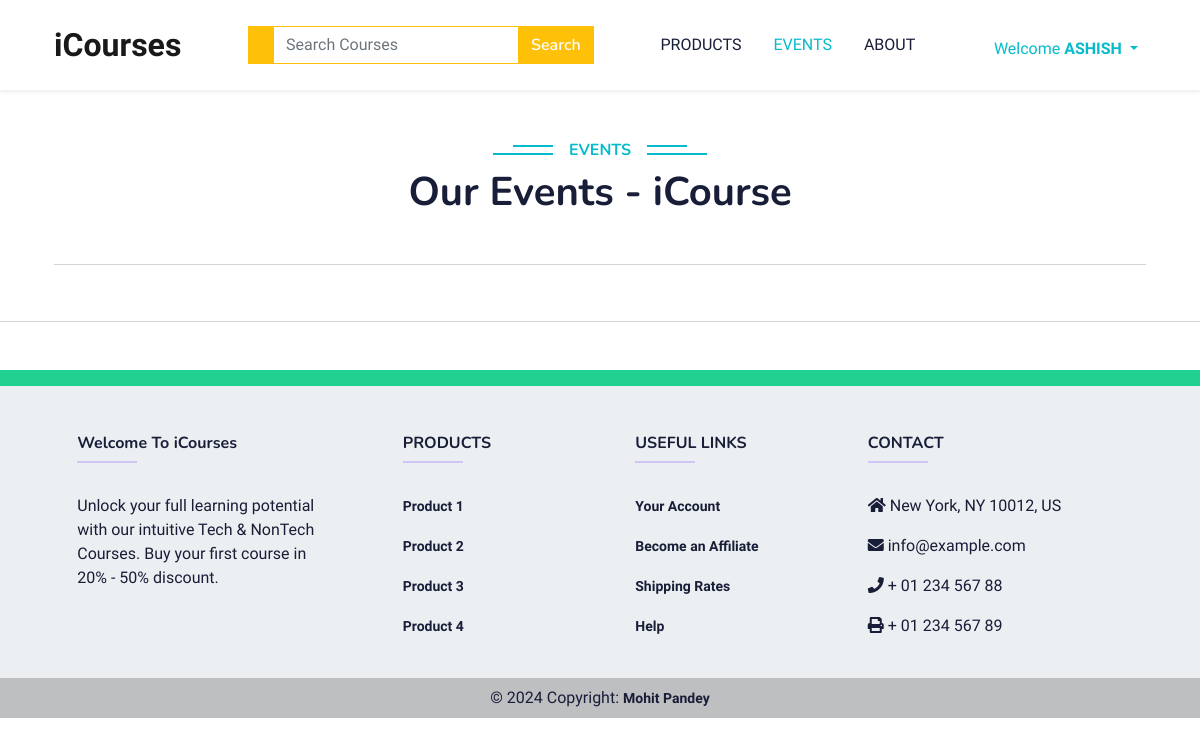
The page /events/ (signed in) on the database as committed earlier.
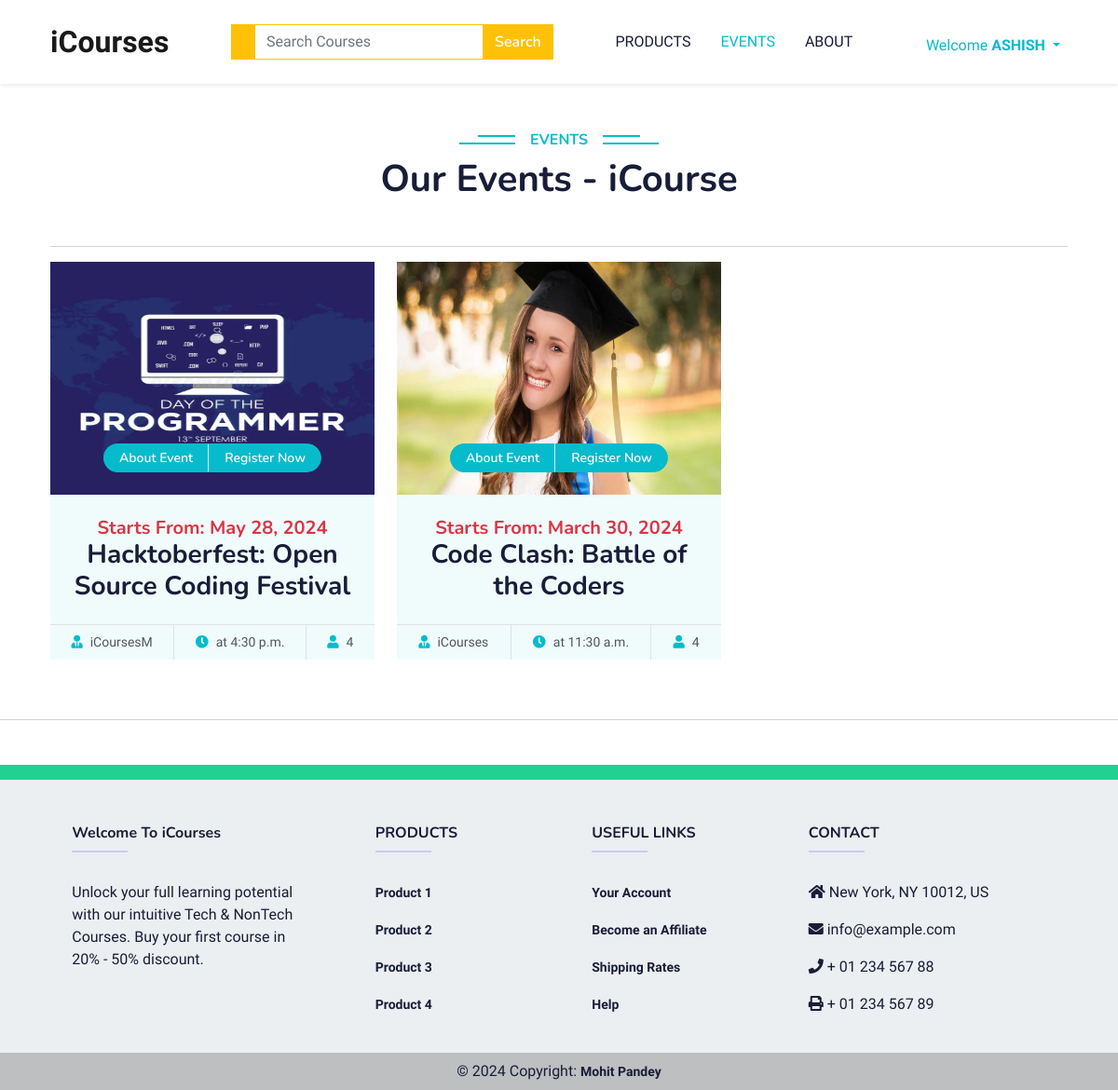
The same page on the database as committed later.
### home/models.py (models this page shows, shortened)
class Event(models.Model):
    title = models.CharField(max_length=200)
    description = HTMLField(blank =True)
    date = models.DateField()
    time = models.TimeField()
    image = models.ImageField(upload_to='event_images', null=True, blank=True)
    organizer = models.CharField(default='',null=True,blank=True,max_length=100)
    participants = models.IntegerField(default=0,editable=False)

### home/views.py (the view)
# urls.py: path('events/',views.EventPage, name='events'),
def EventPage(request):
    events = Event.objects.all().order_by('-id')
    registrations = EventRegistration.objects.filter(user=request.user)
    registered_events = {}
    for registration in registrations:
        registered_events[registration.event.title] = True
    return render(request, 'EventsPage/eventPage.html', {'events': events, 'registered_events': registered_events})

### home/context_processors.py (called while the page is built)
def user_info(request):
    user_info = None
    if request.user.is_authenticated:
        try:
            user_info = request.user.userprofile  # Assuming UserProfile is related to the User model
        except UserProfile.DoesNotExist:
            pass  # Handle the case where UserProfile doesn't exist for the current user
    return {'user_info': user_info}

### home/Templates/EventsPage/eventPage.html (shortened to what this page needs)
{% extends 'base.html' %}
{% block Css %}
  <link href="https://cdnjs.cloudflare.com/ajax/libs/font-awesome/5.10.0/css/all.min.css" rel="stylesheet" />
  <link href="https://cdn.jsdelivr.net/npm/bootstrap-icons@1.4.1/font/bootstrap-icons.css" rel="stylesheet" />
  <link href="lib/animate/animate.min.css" rel="stylesheet" />
  <link href="lib/owlcarousel/assets/owl.carousel.min.css" rel="stylesheet" />
  <link href="/static/Css/css/bootstrap.min.css" rel="stylesheet" />
  <link href="/static/Css/css/style.css" rel="stylesheet" />
{% endblock %}
{% block body %}
  <div class="container-xxl py-5">
    <div class="container">
      <div class="text-center wow fadeInUp" data-wow-delay="0.1s">
        <h6 class="section-title bg-white text-center text-primary px-3">Events</h6>
        <h1 class="mb-5">Our Events - iCourse</h1>
      </div><hr/>
      <div class="row g-4 justify-content-start">
        {% for event in events %}
        <div class="col-lg-4 col-md-6 wow fadeInUp" data-wow-delay="0.1s">
          <div class="course-item bg-light">
            <div class="position-relative overflow-hidden">
              <img src="{{event.image.url}}" height="250px" class="card-img-top" alt="Placeholder" />
              <div class="w-100 d-flex justify-content-center position-absolute bottom-0 start-0 mb-4">
                {% if event.title in registered_events %}
                <a href="/eventInfo/{{ event.id }}" class="flex-shrink-0 btn btn-sm btn-warning px-3 border-end" style="border-radius: 30px;">About Event</a>
              {% else %}
                <a href="/eventInfo/{{ event.id }}" class="flex-shrink-0 btn btn-sm btn-primary px-3 border-end" style="border-radius: 30px 0 0 30px;">About Event</a>
                <a href="/eventRegistration/{{ event.id }}" class="flex-shrink-0 btn btn-sm btn-primary px-3" style="border-radius: 0 30px 30px 0;">Register Now</a>
              {% endif %}
              </div>
            </div>
            <div class="text-center p-4 pb-0">
              <h5 class=" text-danger mb-0">Starts From: {{ event.date }}</h5>
              <h3 class="mb-4">{{ event.title }}</h3>
            </div>
            <div class="d-flex border-top">
              <small class="flex-fill text-center border-end py-2"><i class="fa fa-user-tie text-primary me-2"></i>{{ event.organizer }}</small>
              <small class="flex-fill text-center border-end py-2"><i class="fa fa-clock text-primary me-2"></i>at {{ event.time }}</small>
              <small class="flex-fill text-center py-2"><i class="fa fa-user text-primary me-2"></i>{{ event.participants }}</small>
            </div>
          </div>
        </div>
        {% endfor %}
      </div>
    </div>
  </div>
  <hr />
{% endblock %}

### home/Templates/base.html (shortened to what this page needs)
<!DOCTYPE html>
<html lang="en">
  <head>
    <link rel="stylesheet" href="https://cdn.jsdelivr.net/npm/bootstrap@5.3.3/dist/css/bootstrap.min.css" />
    <link rel="stylesheet" href="/static/Css/base.css" />
    <link href="https://cdn.jsdelivr.net/npm/bootstrap@5.3.3/dist/css/bootstrap.min.css" rel="stylesheet" />
    {% block Css %}
    {% endblock %}
  </head>
  <body>
    <nav class="navbar navbar-expand-lg bg-white sticky-top navbar-light p-3 shadow-sm">
      <div class="container">
        <a class="navbar-brand fs-2" href="/"><strong>iCourses</strong></a>
        <div class="collapse navbar-collapse" id="navbarNavDropdown">
          <div class="ms-auto d-none d-lg-block">
            <form method="get">
            <div class="input-group">
              <span class="border-warning input-group-text bg-warning text-white"></span>
              <input type="search" class="form-control border-warning" name="search" placeholder="Search Courses" style="color:#7a7a7a" />
              <button type="submit" class="btn btn-warning text-white">Search</button>
            </div>
           </form>
          </div>
          <ul class="navbar-nav ms-auto">
            <li class="nav-item">
              <a class="nav-link mx-2 text-uppercase {% if request.path == '/product/' %}active{% endif %}" href="/product/">Products</a>
            </li>
            <li class="nav-item">
              <a class="nav-link mx-2 text-uppercase {% if request.path == '/events/' %}active{% endif %}" href="/events/">Events</a>
            </li>
            <li class="nav-item">
              <a class="nav-link mx-2 text-uppercase {% if request.path == '/about/' %}active{% endif %}" href="/about/">About</a>
            </li>
          </ul>
          <ul class="navbar-nav ms-auto">
            {% if user.is_authenticated %}
              <li class="nav-item dropdown mt-2">
                <a class="text-primary nav-link dropdown-toggle" href="" role="button" data-bs-toggle="dropdown" aria-expanded="false">
                  Welcome <b>{{ user.first_name }}</b>
                </a>
              </li>
            {% endif %}
          </ul>
        </div>
      </div>
    </nav>
    {% block body %}
    {% endblock %}
    <footer class="text-center text-lg-start mt-5 text-dark" style="background-color: #ECEFF1">
      <section class="d-flex justify-content-between p-2 text-white" style="background-color: #21D192"></section>
      <section class="">
        <div class="container text-center text-md-start mt-5">
          <div class="row mt-3">
            <div class="col-md-3 col-lg-4 col-xl-3 mx-auto mb-4">
              <h6 class="fw-bold">Welcome To iCourses</h6>
              <hr class="mb-4 mt-0 d-inline-block mx-auto" style="width: 60px; background-color: #7c4dff; height: 2px" />
              <p>Unlock your full learning potential with our intuitive Tech & NonTech Courses. Buy your first course in 20% - 50% discount.</p>
            </div>
            <div class="col-md-2 col-lg-2 col-xl-2 mx-auto mb-4">
              <h6 class="text-uppercase fw-bold">Products</h6>
              <hr class="mb-4 mt-0 d-inline-block mx-auto" style="width: 60px; background-color: #7c4dff; height: 2px" />
              <p>
                <a href="#!" class="text-dark">Product 1</a>
              </p>
              <p>
                <a href="#!" class="text-dark">Product 2</a>
              </p>
              <p>
                <a href="#!" class="text-dark">Product 3</a>
              </p>
              <p>
                <a href="#!" class="text-dark">Product 4</a>
              </p>
            </div>
            <div class="col-md-3 col-lg-2 col-xl-2 mx-auto mb-4">
              <h6 class="text-uppercase fw-bold">Useful links</h6>
              <hr class="mb-4 mt-0 d-inline-block mx-auto" style="width: 60px; background-color: #7c4dff; height: 2px" />
              <p>
                <a href="#!" class="text-dark">Your Account</a>
              </p>
              <p>
                <a href="#!" class="text-dark">Become an Affiliate</a>
              </p>
              <p>
                <a href="#!" class="text-dark">Shipping Rates</a>
              </p>
              <p>
                <a href="#!" class="text-dark">Help</a>
              </p>
            </div>
            <div class="col-md-4 col-lg-3 col-xl-3 mx-auto mb-md-0 mb-4">
              <h6 class="text-uppercase fw-bold">Contact</h6>
              <hr class="mb-4 mt-0 d-inline-block mx-auto" style="width: 60px; background-color: #7c4dff; height: 2px" />
              <p>
                <i class="fas fa-home mr-3"></i> New York, NY 10012, US
              </p>
              <p>
                <i class="fas fa-envelope mr-3"></i> info@example.com
              </p>
              <p>
                <i class="fas fa-phone mr-3"></i> + 01 234 567 88
              </p>
              <p>
                <i class="fas fa-print mr-3"></i> + 01 234 567 89
              </p>
            </div>
          </div>
        </div>
      </section>
      <div class="text-center p-2" style="background-color: rgba(0, 0, 0, 0.2)">
        © 2024 Copyright:
        <a class="text-dark" href="">Mohit Pandey</a>
      </div>
    </footer>
  </body>
</html>

### static/Css/base.css (style rules this page uses)
a { font-size: 14px; font-weight: 700 }
.form-control { outline: none !important; box-shadow: none !important; }

### static/Css/css/style.css (style rules this page uses)
:root { --primary: #06BBCC; --light: #F0FBFC; --dark: #181d38; }
.btn { font-family: 'Nunito', sans-serif; font-weight: 600; transition: .5s; }
.btn.btn-primary, .btn.btn-secondary { color: #FFFFFF; }
.navbar-light .navbar-nav .nav-link:hover, .navbar-light .navbar-nav .nav-link.active { color: var(--primary); }
.navbar-light .navbar-nav .nav-link { color: var(--dark); font-weight: 500; }
.navbar-light.sticky-top { top: -100px; transition: .5s; }
.section-title { position: relative; display: inline-block; text-transform: uppercase; }
.section-title::before { position: absolute; content: ""; width: calc(100% + 80px); height: 2px; top: 4px; left: -40px; background: var(--primary); z-index: -1; }
.section-title::after { position: absolute; content: ""; width: calc(100% + 120px); height: 2px; bottom: 5px; left: -60px; background: var(--primary); z-index: -1; }
.category img, .course-item img { transition: .5s; }

Rows that differ between the two databases and show on the page:
added Event: image (picture), date "May 28, 2024", title "Hacktoberfest: Open Source Coding Festival", organizer "iCoursesM", time "4:30 p.m.", participants "4"
added Event: image (picture), date "March 30, 2024", title "Code Clash: Battle of the Coders", organizer "iCourses", time "11:30 a.m.", participants "4"
